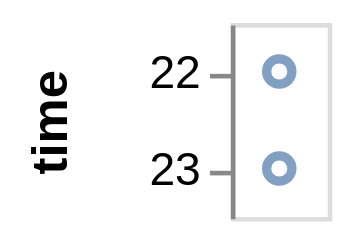

This figure's Vega-Lite source:
### Vega specification from a JSON file in a GitHub repository (floating-point values rounded to 4 significant figures)
{"$schema": "https://vega.github.io/schema/vega/v3.json", "description": "Google's stock price over time.", "autosize": "pad", "padding": 5, "width": 21, "style": "cell", "data": [{"name": "source_0", "values": [{"date": "10 Oct 2011 22:48:00"}, {"date": "11 Oct 2022 23:00:00"}]}, {"name": "data_0", "source": "source_0", "transform": [{"type": "formula", "expr": "toDate(datum[\"date\"])", "as": "date"}, {"type": "formula", "as": "hours_date", "expr": "datetime(0, 0, 1, hours(datum[\"date\"]), 0, 0, 0)"}]}], "signals": [{"name": "y_step", "value": 21}, {"name": "height", "update": "bandspace(domain('y').length, 1, 0.5) * y_step"}], "marks": [{"name": "marks", "type": "symbol", "style": ["point"], "from": {"data": "data_0"}, "encode": {"update": {"opacity": {"value": 0.7}, "fill": {"value": "transparent"}, "stroke": {"value": "#4c78a8"}, "x": {"signal": "width", "mult": 0.5}, "y": {"scale": "y", "field": "hours_date"}}}}], "scales": [{"name": "y", "type": "point", "domain": {"data": "data_0", "field": "hours_date", "sort": true}, "range": {"step": {"signal": "y_step"}}, "padding": 0.5}], "axes": [{"scale": "y", "orient": "left", "grid": false, "title": "time", "labelOverlap": true, "encode": {"labels": {"update": {"text": {"signal": "timeFormat(datum.value, '%H')"}}}}, "zindex": 1}], "config": {"axisY": {"minExtent": 30}}}
